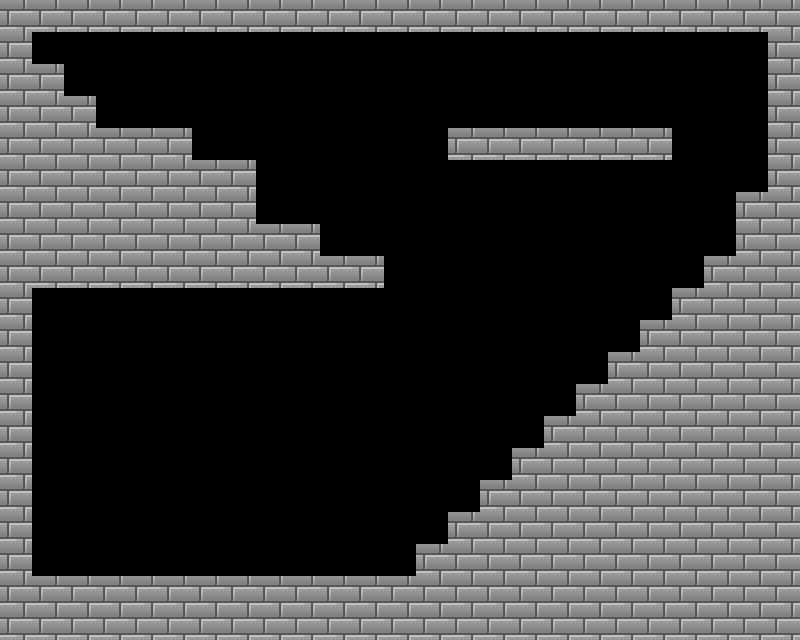

The image is a tile-based game level rendered from a .tmx file. Its description and complete source (layers, tilesets, objects, tile grids) follow:
An orthogonal 25x20 tile map with 32x32 px tiles, 1 tile layer (Terrain).

<map version="1.0" tiledversion="1.0.3" orientation="orthogonal" renderorder="right-down" width="25" height="20" tilewidth="32" tileheight="32" nextobjectid="1">
 <properties>
  <property name="Collidable" type="bool" value="true" />
 </properties>
 <tileset firstgid="1" name="greyBrickGround" tilewidth="32" tileheight="32" tilecount="10" columns="5">
  <image source="../sprites/PSDFiles/greyBrickGround.png" trans="000000" width="160" height="80" />
 </tileset>
 <layer name="Terrain" width="25" height="20">
  <properties>
   <property name="IsSolid" type="bool" value="true" />
  </properties>
  <data encoding="csv">
1,1,1,1,1,1,1,1,1,1,1,1,1,1,1,1,1,1,1,1,1,1,1,1,1,
1,0,0,0,0,0,0,0,0,0,0,0,0,0,0,0,0,0,0,0,0,0,0,0,1,
1,1,0,0,0,0,0,0,0,0,0,0,0,0,0,0,0,0,0,0,0,0,0,0,1,
1,1,1,0,0,0,0,0,0,0,0,0,0,0,0,0,0,0,0,0,0,0,0,0,1,
1,1,1,1,1,1,0,0,0,0,0,0,0,0,1,1,1,1,1,1,1,0,0,0,1,
1,1,1,1,1,1,1,1,0,0,0,0,0,0,0,0,0,0,0,0,0,0,0,0,1,
1,1,1,1,1,1,1,1,0,0,0,0,0,0,0,0,0,0,0,0,0,0,0,1,1,
1,1,1,1,1,1,1,1,1,1,0,0,0,0,0,0,0,0,0,0,0,0,0,1,1,
1,1,1,1,1,1,1,1,1,1,1,1,0,0,0,0,0,0,0,0,0,0,1,1,1,
1,0,0,0,0,0,0,0,0,0,0,0,0,0,0,0,0,0,0,0,0,1,1,1,1,
1,0,0,0,0,0,0,0,0,0,0,0,0,0,0,0,0,0,0,0,1,1,1,1,1,
1,0,0,0,0,0,0,0,0,0,0,0,0,0,0,0,0,0,0,1,1,1,1,1,1,
1,0,0,0,0,0,0,0,0,0,0,0,0,0,0,0,0,0,1,1,1,1,1,1,1,
1,0,0,0,0,0,0,0,0,0,0,0,0,0,0,0,0,1,1,1,1,1,1,1,1,
1,0,0,0,0,0,0,0,0,0,0,0,0,0,0,0,1,1,1,1,1,1,1,1,1,
1,0,0,0,0,0,0,0,0,0,0,0,0,0,0,1,1,1,1,1,1,1,1,1,1,
1,0,0,0,0,0,0,0,0,0,0,0,0,0,1,1,1,1,1,1,1,1,1,1,1,
1,0,0,0,0,0,0,0,0,0,0,0,0,1,1,1,1,1,1,1,1,1,1,1,1,
1,1,1,1,1,1,1,1,1,1,1,1,1,1,1,1,1,1,1,1,1,1,1,1,1,
1,1,1,1,1,1,1,1,1,1,1,1,1,1,1,1,1,1,1,1,1,1,1,1,1
</data>
 </layer>
</map>